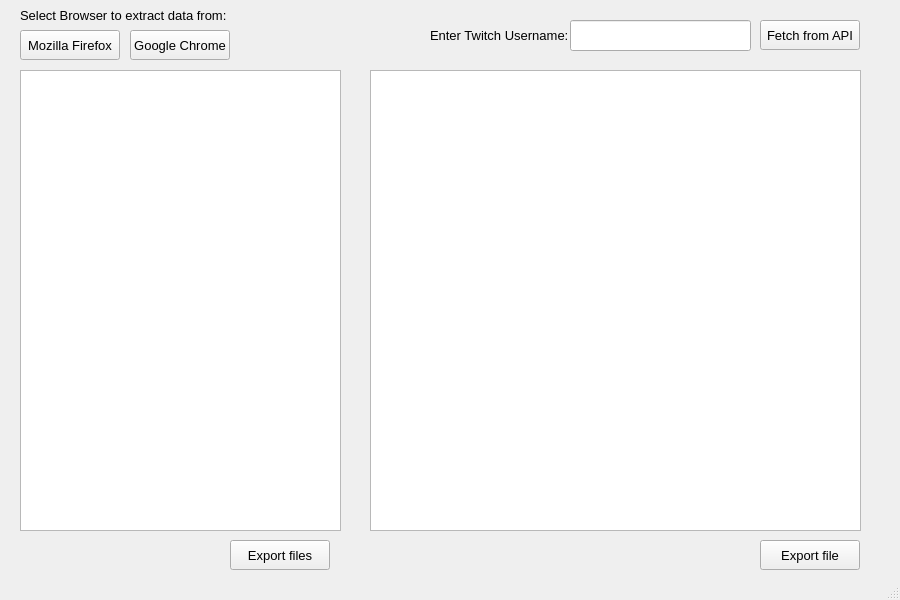
<?xml version="1.0" encoding="UTF-8"?>
<ui version="4.0">
 <class>MainWindow</class>
 <widget class="QMainWindow" name="MainWindow">
  <property name="geometry">
   <rect>
    <x>0</x>
    <y>0</y>
    <width>900</width>
    <height>600</height>
   </rect>
  </property>
  <property name="minimumSize">
   <size>
    <width>900</width>
    <height>600</height>
   </size>
  </property>
  <property name="maximumSize">
   <size>
    <width>900</width>
    <height>600</height>
   </size>
  </property>
  <property name="font">
   <font>
    <family>Arial</family>
    <pointsize>10</pointsize>
   </font>
  </property>
  <property name="windowTitle">
   <string>Twitch-InfoViewer</string>
  </property>
  <property name="windowIcon">
   <iconset resource="icons.qrc">
    <normaloff>:/icon/twitch-info.png</normaloff>:/icon/twitch-info.png</iconset>
  </property>
  <widget class="QWidget" name="centralwidget">
   <widget class="QPushButton" name="pushButton_FF">
    <property name="geometry">
     <rect>
      <x>20</x>
      <y>30</y>
      <width>100</width>
      <height>30</height>
     </rect>
    </property>
    <property name="maximumSize">
     <size>
      <width>100</width>
      <height>30</height>
     </size>
    </property>
    <property name="text">
     <string>Mozilla Firefox</string>
    </property>
   </widget>
   <widget class="QPushButton" name="pushButton_GC">
    <property name="geometry">
     <rect>
      <x>130</x>
      <y>30</y>
      <width>100</width>
      <height>30</height>
     </rect>
    </property>
    <property name="maximumSize">
     <size>
      <width>100</width>
      <height>30</height>
     </size>
    </property>
    <property name="text">
     <string>Google Chrome</string>
    </property>
   </widget>
   <widget class="QPushButton" name="pushButton_FetchAPI">
    <property name="geometry">
     <rect>
      <x>760</x>
      <y>20</y>
      <width>100</width>
      <height>30</height>
     </rect>
    </property>
    <property name="maximumSize">
     <size>
      <width>100</width>
      <height>30</height>
     </size>
    </property>
    <property name="text">
     <string>Fetch from API</string>
    </property>
   </widget>
   <widget class="QListWidget" name="listWidget">
    <property name="geometry">
     <rect>
      <x>20</x>
      <y>70</y>
      <width>321</width>
      <height>461</height>
     </rect>
    </property>
   </widget>
   <widget class="QTableWidget" name="tableWidget">
    <property name="geometry">
     <rect>
      <x>370</x>
      <y>70</y>
      <width>491</width>
      <height>461</height>
     </rect>
    </property>
   </widget>
   <widget class="QPushButton" name="pushButton_ExportFiles">
    <property name="geometry">
     <rect>
      <x>230</x>
      <y>540</y>
      <width>100</width>
      <height>30</height>
     </rect>
    </property>
    <property name="maximumSize">
     <size>
      <width>100</width>
      <height>30</height>
     </size>
    </property>
    <property name="text">
     <string>Export files</string>
    </property>
   </widget>
   <widget class="QLineEdit" name="lineEdit_twitchUsername">
    <property name="geometry">
     <rect>
      <x>570</x>
      <y>20</y>
      <width>181</width>
      <height>31</height>
     </rect>
    </property>
    <property name="text">
     <string/>
    </property>
   </widget>
   <widget class="QLabel" name="label">
    <property name="geometry">
     <rect>
      <x>430</x>
      <y>20</y>
      <width>141</width>
      <height>31</height>
     </rect>
    </property>
    <property name="text">
     <string>Enter Twitch Username:</string>
    </property>
   </widget>
   <widget class="QPushButton" name="pushButton_ExportFile">
    <property name="geometry">
     <rect>
      <x>760</x>
      <y>540</y>
      <width>100</width>
      <height>30</height>
     </rect>
    </property>
    <property name="maximumSize">
     <size>
      <width>100</width>
      <height>30</height>
     </size>
    </property>
    <property name="text">
     <string>Export file</string>
    </property>
   </widget>
   <widget class="QLabel" name="label_2">
    <property name="geometry">
     <rect>
      <x>20</x>
      <y>0</y>
      <width>211</width>
      <height>31</height>
     </rect>
    </property>
    <property name="text">
     <string>Select Browser to extract data from:</string>
    </property>
   </widget>
  </widget>
  <widget class="QStatusBar" name="statusbar"/>
 </widget>
 <resources>
  <include location="icons.qrc"/>
 </resources>
 <connections/>
</ui>
